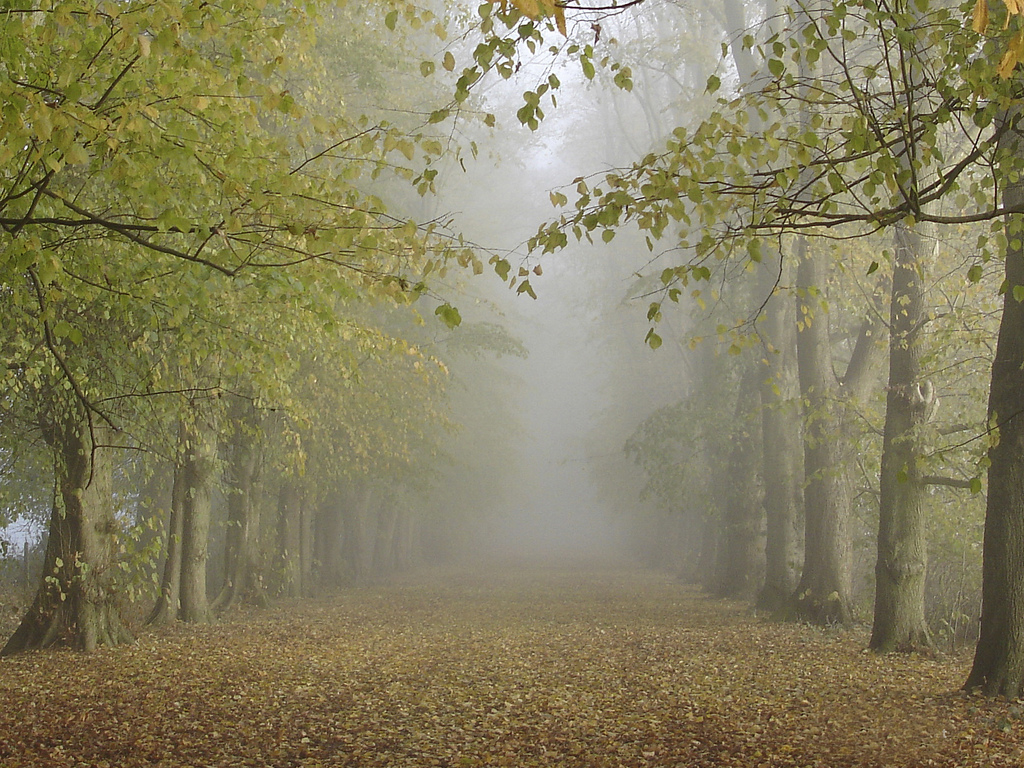
#> input picture results/forest.jpg, 1024 x 768 px
$ python hue_disparity.py
#> lines starting #> are read from the running program, lines starting #| are printed output that depends on the picture
#> further down, src is the input picture: shape (768, 1024, 3); mean B, G, R 94.7, 127.1, 133.5
# -*- coding: utf-8 -*-

import cv2
import math
import numpy as np


def Hue_Disp(image):
    height, width, channel = image.shape
#> height = 768; width = 1024; channel = 3
    # semi-inverse calculation
    sinv_image = image.copy()
    for i in range(height):
        for j in range(width):
            for k in range(channel):
                if(sinv_image[i, j, k] < 0.5):
                    sinv_image[i, j, k] = 1 - sinv_image[i, j, k]
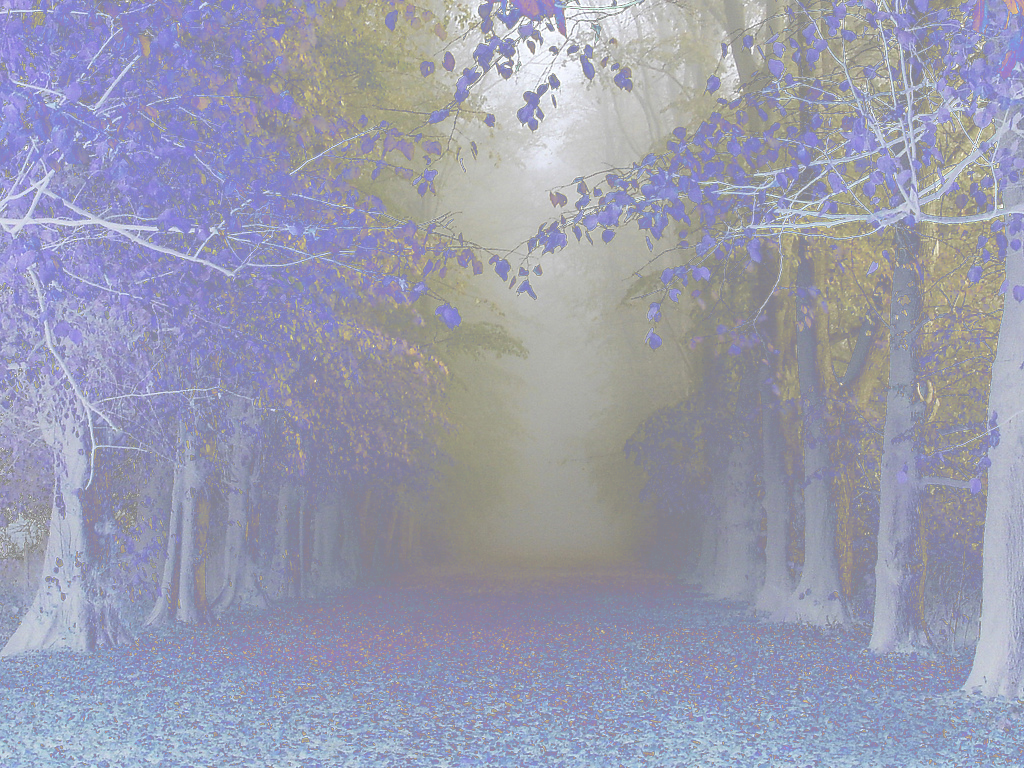
#> sinv_image: shape (768, 1024, 3) float64; mean B, G, R 0.685, 0.612, 0.604

    # convert into HLS color space
    hls_image = np.uint8(image * 255.)
    hls_sinv_image = np.uint8(sinv_image * 255.)
    hls_image = cv2.cvtColor(hls_image, cv2.COLOR_BGR2HLS)
#> hls_image: shape (768, 1024, 3); mean of channels 0, 1, 2 27.2, 114.4, 56.2
    hls_sinv_image = cv2.cvtColor(hls_sinv_image, cv2.COLOR_BGR2HLS)
#> hls_sinv_image: shape (768, 1024, 3); mean of channels 0, 1, 2 93.5, 163.9, 49.2

    # hue calculation
    hue = hls_image[:, :, 0]
    sinv_hue = hls_sinv_image[:, :, 0]
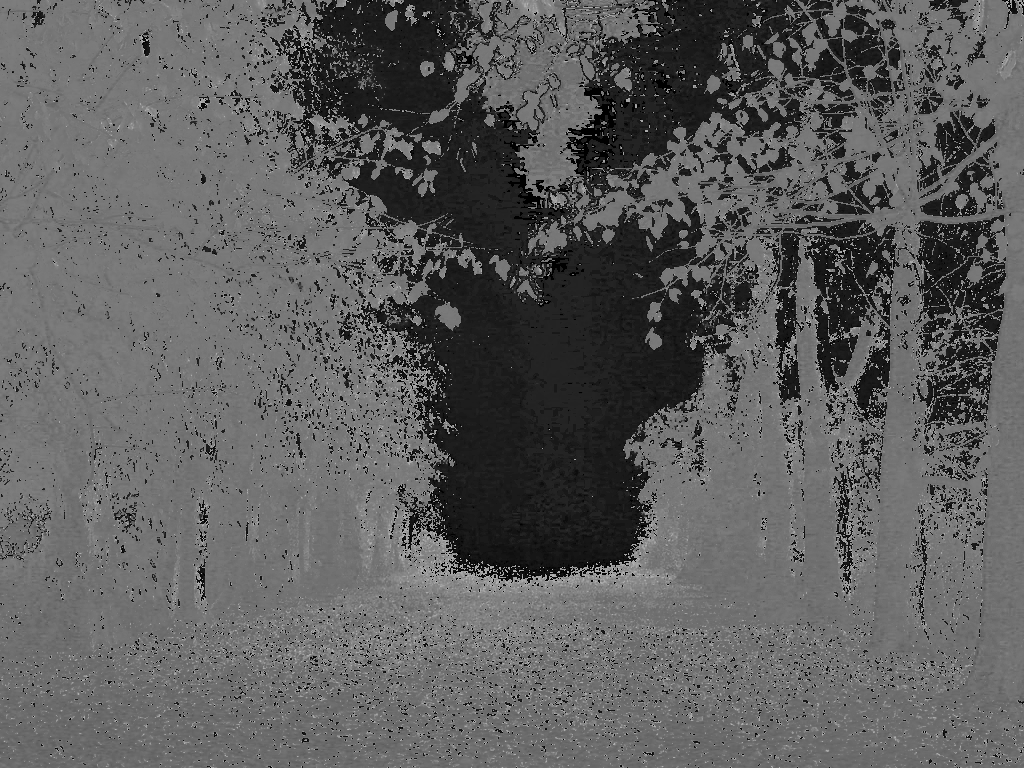
#> sinv_hue: shape (768, 1024); min 0, max 179, mean 93.5
    hue = hue / 180.
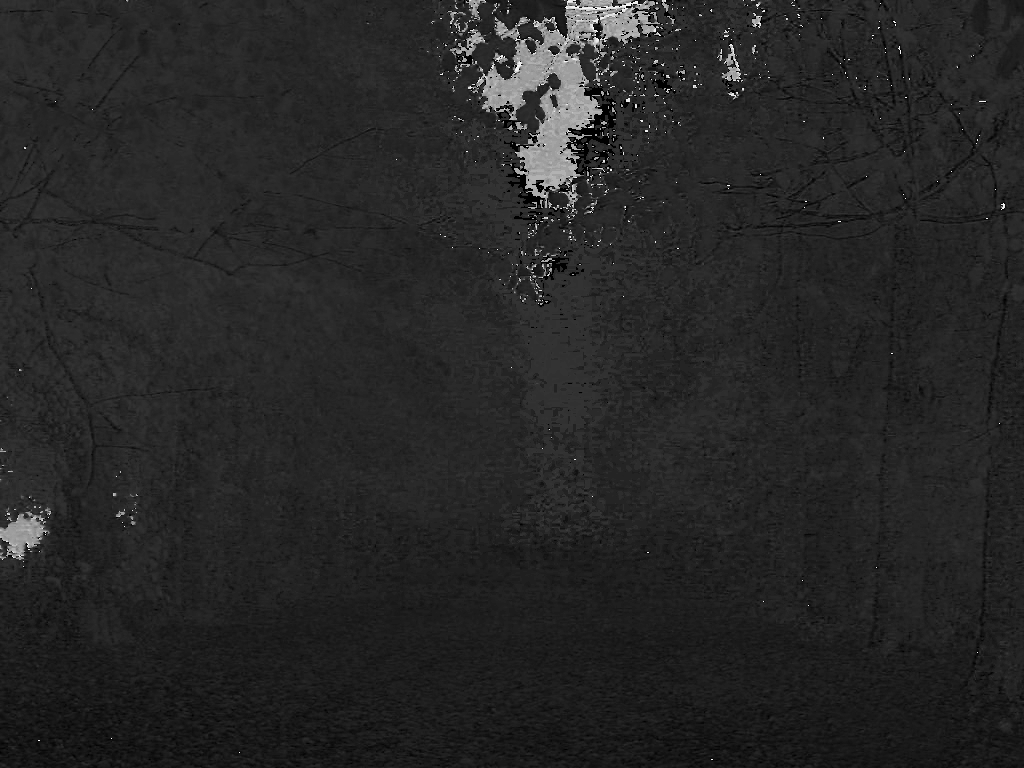
#> hue: shape (768, 1024) float64; min 0, max 0.994, mean 0.151
    sinv_hue = sinv_hue / 180.
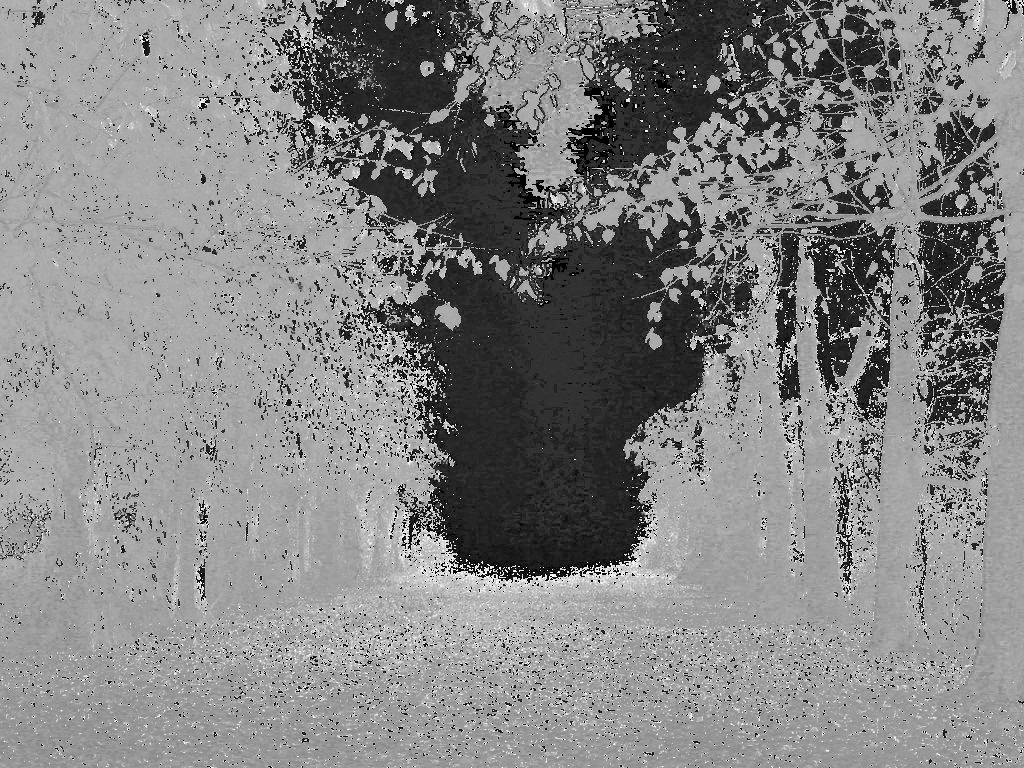
#> sinv_hue: shape (768, 1024) float64; min 0, max 0.994, mean 0.519
    hue_image = np.abs(hue - sinv_hue)
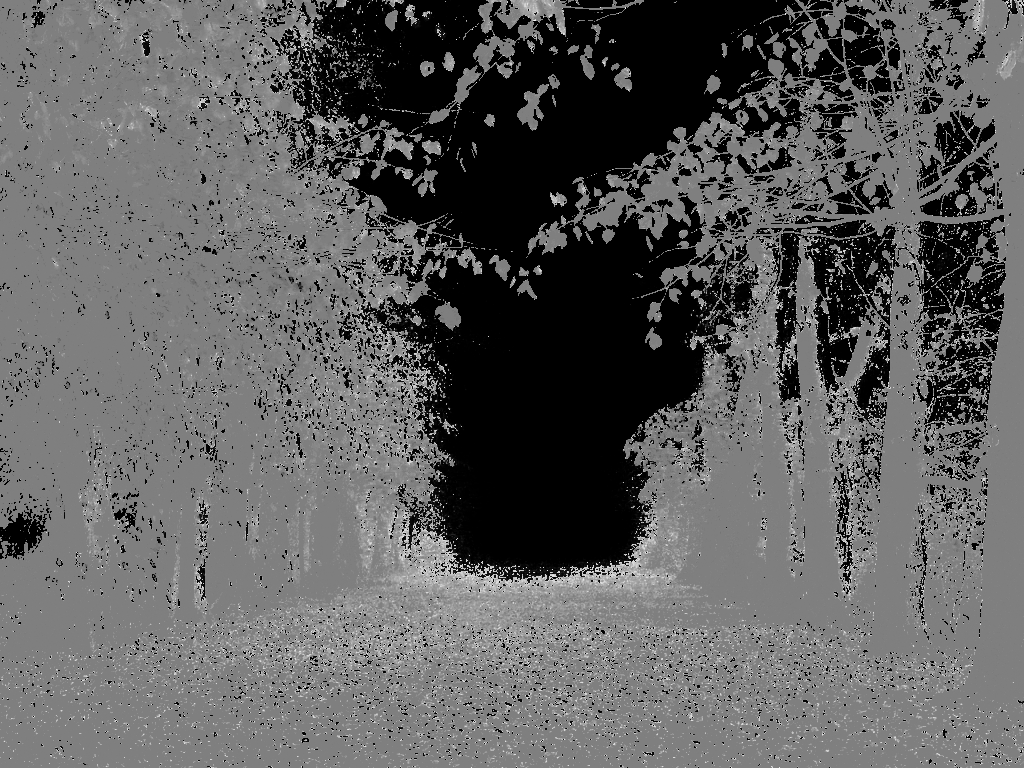
#> hue_image: shape (768, 1024) float64; min 0, max 0.989, mean 0.375
    return hue_image


if __name__ == '__main__':

    fn = 'results/forest.jpg'
    src = cv2.imread(fn)

    # Image normalization
    I = src.astype('float64') / 255.

    # Get hue-disparity
    hue = Hue_Disp(I)

    # Adaptive window size (for large input img)
    # cv2.namedWindow('Hue_Disparity', cv2.WINDOW_NORMAL)
    # cv2.imshow('Hue_Disparity', hue)

    cv2.imwrite('results/forest_hue.jpg', hue * 255, [int(cv2.IMWRITE_JPEG_QUALITY), 100])
    cv2.waitKey(0)
